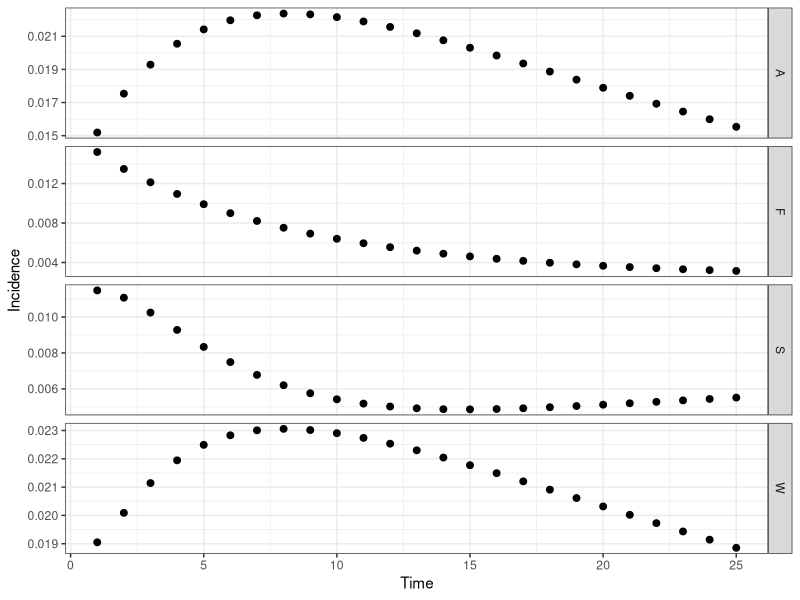
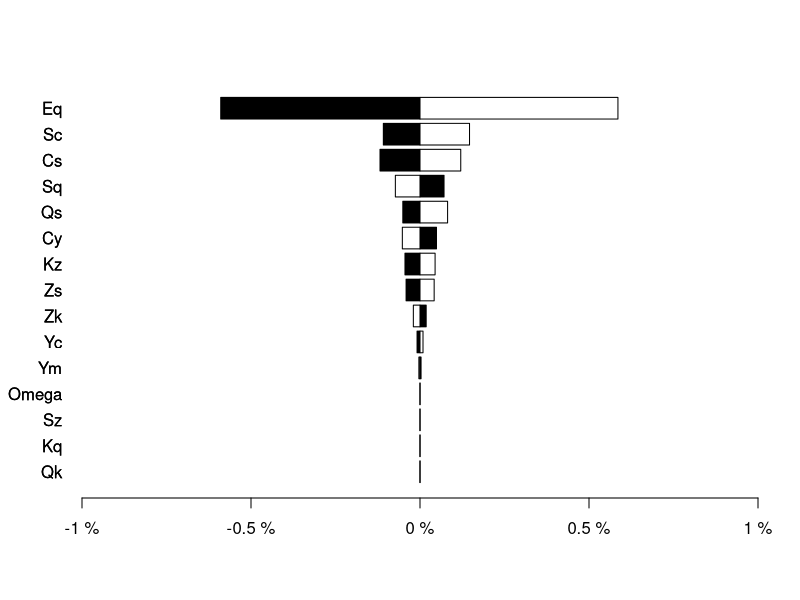

The R script that drew these images, in order:
# CF McQuaid & RMGJ Houben
# Start 21/04/2017 ---> current version 26/04/2017
# Cohort model of TB including regression and a slow stream
########################################
#         ^     ^     ^     ^          #
#      -> Q <-> S <-> C <-> Y -> M     # Q - Quiescent, S - Subclinical, C - Minimal (C+S-), Y - Disseminated (C+S+, symptomatic), M - Death (due to disease)
#     /   ^     ^                      #
#    E    |     |                      # E - Recently Infected, T - Cumulative incidence
#     \   v     v                      #
#      -> K <-> Z                      # K - Quiescent (slow stream), Z- Subclinical (slow stream),
#         v     v                      #
########################################
##set wd depending on who is coding/playing
setwd("C:/Users/cfmcquaid/Simulations")
#setwd("/Users/ReinHouben/Filr/ifolder/Applications (funding and jobs)/2016 - ERC starting grant/Rmodel_nathis/NatHistCoh")

#Next steps
# 1. get the prop inc disease after 5 years to 5%
###   How: play with Eq and Ek values, OR increase progression parameters
# 2. achieve 1 + start higher and sharper decrease in early years
###   How: change initial states to more realistic point, based on what prev of disease would be at screening
###   Also increase progression rates, while decreasing proportion that goes into the fast pathway

library("reshape2"); library("deSolve"); library("ggplot2"); library("plyr");
# Parameter sets: Average (), Wax (regression), Slow (slow), Full (regression, slow)
# Ax - rate from compartment A to compartment X, Omega - background mortality
paramA <- c(Eq=1.00, Qs=0.03, Qk=0.00, Kz=0.00, Kq=0.00, Sc=0.22, Sq=0.00, Sz=0.00, Zk=0.00, Zs=0.00, Cy=0.22, Cs=0.00, Ym=0.25, Yc=0.00, Omega=0)
paramW <- c(Eq=1.00, Qs=0.03, Qk=0.00, Kz=0.00, Kq=0.00, Sc=0.50, Sq=0.25, Sz=0.00, Zk=0.00, Zs=0.00, Cy=0.50, Cs=0.25, Ym=0.50, Yc=0.25, Omega=0)
paramS <- c(Eq=0.10, Qs=0.50, Qk=0.00, Kz=0.01, Kq=0.00, Sc=0.22, Sq=0.00, Sz=0.00, Zk=0.00, Zs=0.05, Cy=0.22, Cs=0.00, Ym=0.25, Yc=0.00, Omega=0)
paramF <- c(Eq=0.10, Qs=0.50, Qk=0.00, Kz=0.01, Kq=0.00, Sc=0.50, Sq=0.25, Sz=0.00, Zk=0.25, Zs=0.05, Cy=0.50, Cs=0.25, Ym=0.50, Yc=0.25, Omega=0)
# Initial states of compartments
state <- c(E=100000, Q=0, K=0, S=0, Z=0, C=0, Y=0, M=0, T=0)
# Timespan for simulation
times <- seq(0, 25, by = 1)
# Timespan for burn
timeb <- 5
# ODE function
regr <- function(t, state, parameters){
  with(as.list(c(state, parameters)), {
   # rates of change
   dE <- - E
   dQ <- + Eq*E + Sq*S + Kq*K - (Qs + Qk + Omega)*Q
   dK <- + (1 - Eq)*E + Zk*Z + Qk*Q - (Kz + Kq + Omega)*K
   dS <- + Qs*Q + Cs*C + Zs*Z - (Sc + Sq + Sz + Omega)*S
   dZ <- + Kz*K + Sz*S - (Zk + Zs + Omega)*Z
   dC <- + Sc*S + Yc*Y - (Cs + Cy + Omega)*C
   dY <- + Cy*C -(Yc + Ym + Omega)*Y
   dM <- + Ym*Y
   dT <- + Sc*S / (E + Q + K + S + Z + C + Y + M)
   # return the rate of change
   list(c(dE, dQ, dK, dS, dZ, dC, dY, dM, dT))
  })
}
# Burn off the first X years to establish the proportion of individuals in each compartment, removing diseased
burn <- function(tb, state, fxn, parameters){
  out <- ode(y = state, times = seq(0, tb, by = 1), func = fxn, parms = parameters)
  stateb <- c(out[tb, 2], out[tb, 3], out[tb, 4], out[tb, 5], out[tb, 6], C=0, Y=0, M=0, T=0)
  return(stateb)
}
# Calculation function
calc <- function(t, tb, state, fxn, parameters, source){
  stateb <- burn(tb = tb, state = state, fxn = regr, parameters = parameters)
  out <- ode(y = stateb, times = t, func = fxn, parms = parameters)
  out <- as.data.frame(out)
  # Calculating incidence by subtracting the previous year's cumulative incidence from this year's
  out$inc <- head(c(out$T,0) - c(0,out$T),-1)
  # Removing the first data point at time zero as we only sample after a year
  out <- out[-c(1), ]
  # Formatting the data for plotting - putting into a melted data.fame, with additional columns for the source matrix
  out <- melt(out, id.vars = c("time"))
  out$source <- source
  return(out)
}
outA <- calc(t = times, tb = timeb, state = state, fxn = regr, parameters = paramA, source = "A")
outW <- calc(t = times, tb = timeb, state = state, fxn = regr, parameters = paramW, source = "W")
outS <- calc(t = times, tb = timeb, state = state, fxn = regr, parameters = paramS, source = "S")
outF <- calc(t = times, tb = timeb, state = state, fxn = regr, parameters = paramF, source = "F")
out <- rbind(outA, outW, outS, outF)
# Plot output
theme_set(theme_bw())
##all scenarios
ggplot(out[out$variable %in% c("inc"), ], aes(time, value)) + geom_point(size=2) + labs(x = "Time", y = "Incidence") + facet_grid(source ~ . , scales = "free")
##slow and slow+regression only (S+F)
out2 <- subset(out, source=='F' | source == 'S', select=time:source)  
#ggplot(out2[out2$variable %in% c("inc"), ], aes(time, value)) + geom_point(size=2) + labs(x = "Time", y = "Incidence") + facet_grid(source ~ . , scales = "free")

# Fitting parameters and state: proportion of individuals disease or dead (due to TB) after Otime years, using parameter set Osource
Osource <- "F"; Otime <- 5
Osize <- out[which(out$source == Osource & out$variable %in% c("E", "Q", "S", "K", "Z",  "C", "Y", "M") & out$time == Otime), ]
Oinc <- out[which(out$source == Osource & out$variable %in% c("T") & out$time == Otime), ]
# Point prevalence: total incidence excluding those that may have regressed
Pp <- sum(Osize$value[Osize$variable %in% c("C", "Y", "M")]) / sum(Osize$value)
# Cumulative incidence: total incidence including those that may have regressed
Ci <- Oinc$value

Pp
Ci

# Tornado plot
torn <- function(t, tb, tc, state, fxn, parameters){
  # Store data
  data <- rbind(parameters, parameters)
  rownames(data) <- c('+10%', '-10%')   
  # Compare to default data set
  stateb <- burn(tb = tb, state = state, fxn = regr, parameters = parameters)
  out <- ode(y = stateb, times = t, func = fxn, parms = parameters);
  def <- out [tc + 1, "T"]
    for (i in 1:15){
    # Increasing and decreasing each parameter in turn
    parametersM = parameters; parametersL = parameters
    parametersM[i] = parametersM[i] + 0.1*parametersM[i]; parametersL[i] = parametersL[i] - 0.1*parametersL[i]
    stateM <- burn(tb = tb, state = state, fxn = regr, parameters = parametersM);stateL <- burn(tb = tb, state = state, fxn = regr, parameters = parametersL)
    outM <- ode(y = stateM, times = t, func = fxn, parms = parametersM); outL <- ode(y = stateL, times = t, func = fxn, parms = parametersL)
    outM <- def - outM [tc + 1, "T"]; outL <- def - outL [tc + 1, "T"]
    data[1, i] <- outM; data[2, i] <- outL; 
  }
  return(data)
}
data <- torn(t = times, tb = timeb, tc = Otime, state = state, fxn = regr, parameters = paramF)
# For plotting '%' on x-axis
x <- seq(-0.01,0.01, length=10)
ORD = order(abs(data[2,] - data[1,]))
barplot(data[1,ORD], horiz = T, las=1, xlim = c(-0.01,0.01), xaxt='n', ylab = '', beside=T, col=c('black'))
barplot(data[2,ORD], horiz = T, las=1, xlim = c(-0.01,0.01), xaxt='n', ylab = '', beside=T, col=c('white'), add = TRUE)
axis(1, at=pretty(x), lab=paste0(pretty(x) * 100," %"), las=TRUE)
